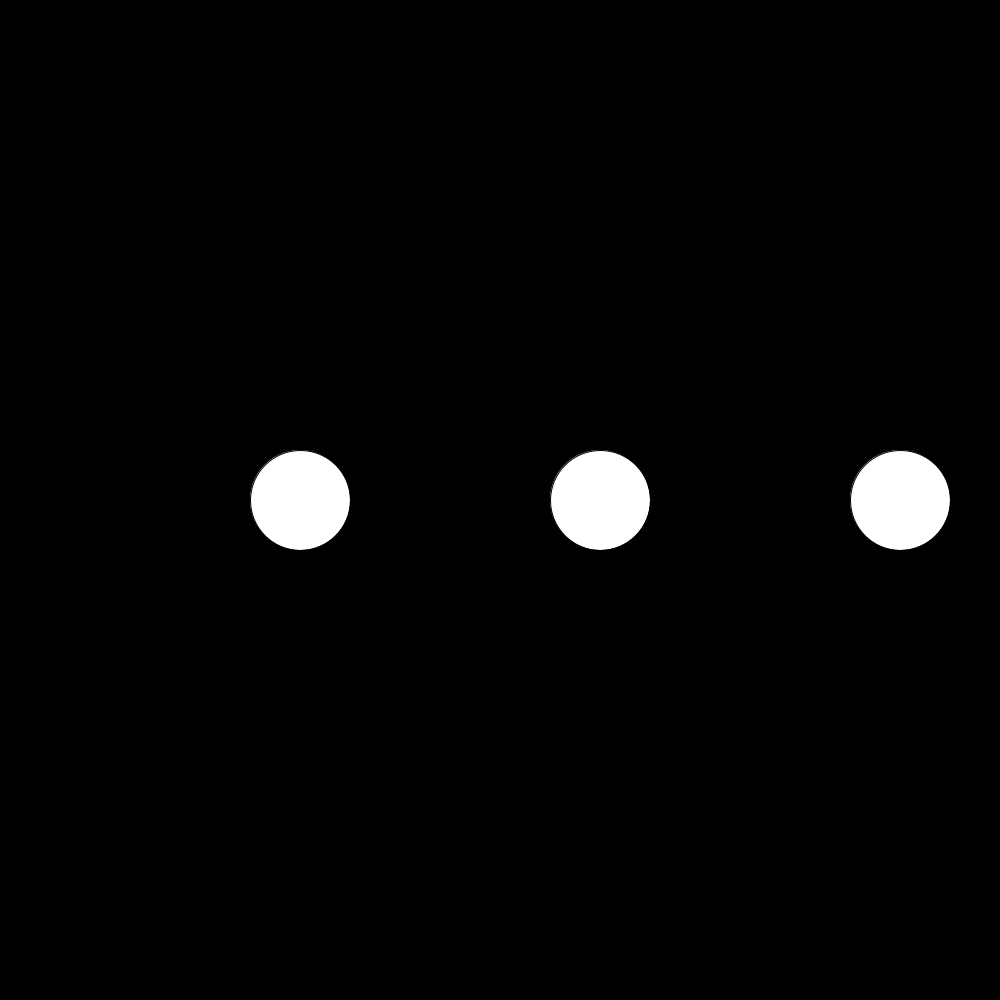
Frame 1 (no input)
Frame 60 (the mouse pressed at the canvas centre just before this capture): identical to frame 1, image omitted
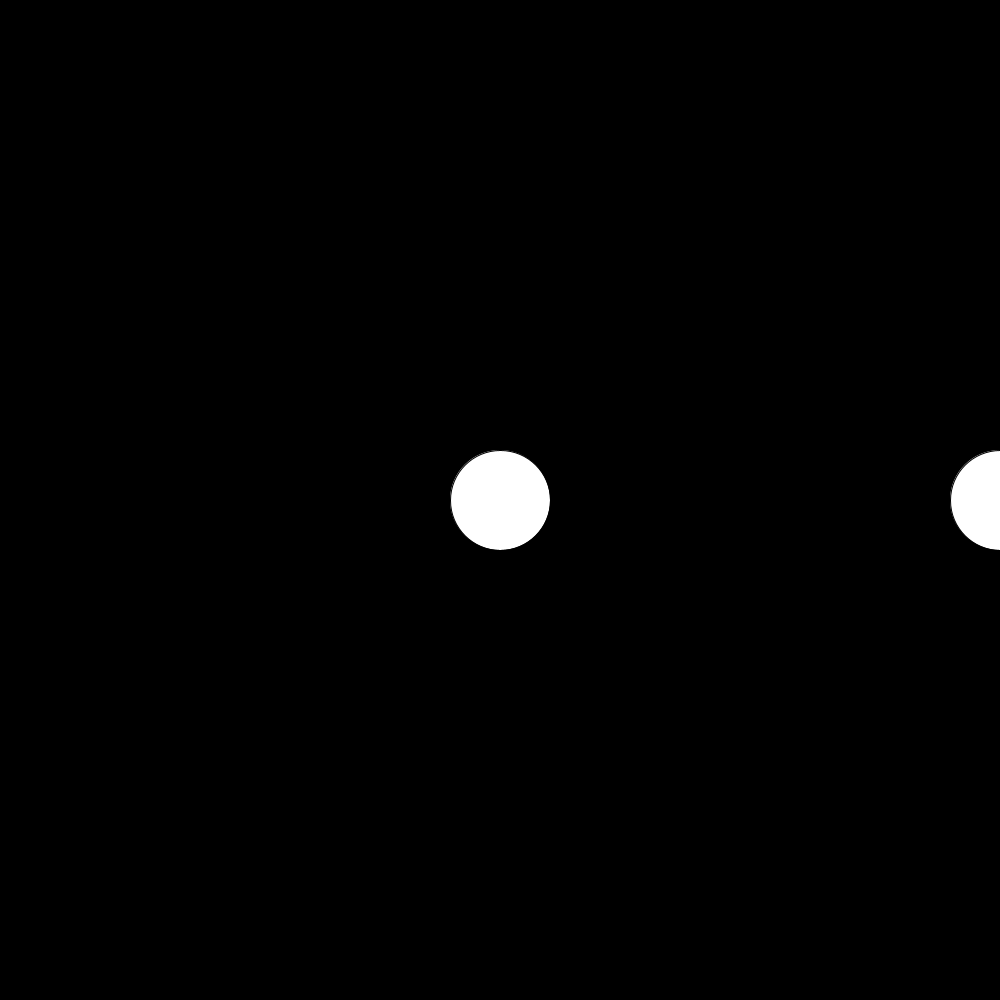
Frame 120 (the mouse held since frame 60 and released just before this capture)

The Processing sketch that drew these frames (run headless with seeded random() and noise(); from frame 60 on, the mouse is pressed at the canvas centre):

// Processing sketch: while_pde
// ── while_pde.pde
float x=0;
void setup()
{
 size(1000,1000); 
}
void draw()
{
  
  background(0);
  x=0;
  while(x<width)
  {
    if(mouseX<1)
    {
      x=x+300;
    }else{
      x=x+mouseX;
    }
   circle(x,500,100);
  }
}
